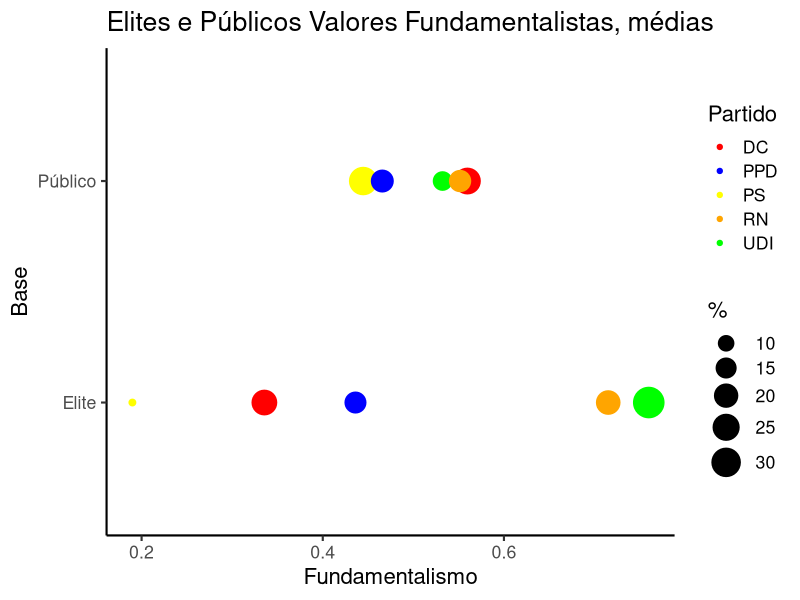
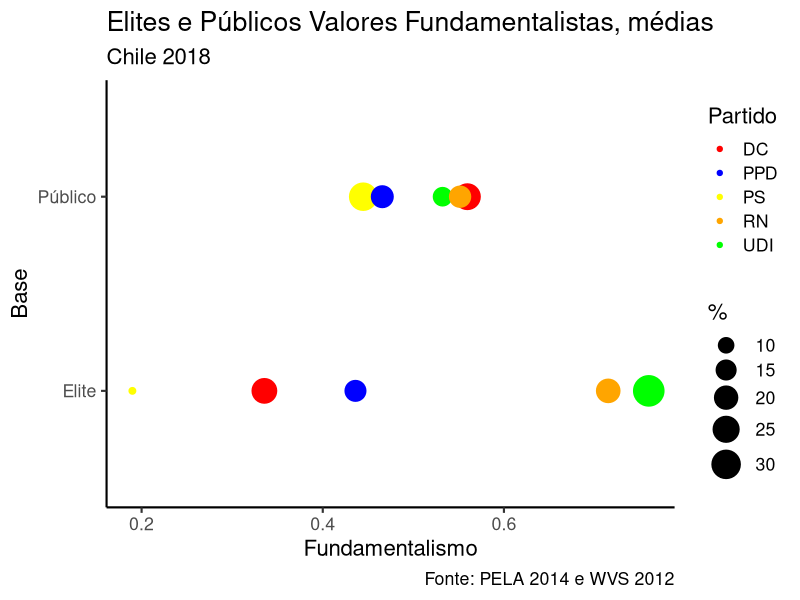

Write the R code that produced these figures, in order.
library(tidyverse)
library(gridExtra)
library(RColorBrewer)
elite <- read_csv("elite.csv")
elite$partido <- ifelse(elite$partido == "PDC", "DC", elite$partido)
table(elite$partido)

povo <- read_csv("povo.csv")
summary(elite) 
summary(povo) 
table(elite$partido)
table(povo$partido)

elite$partido <- factor(elite$partido,
                        levels = c("PS", "DC", "UDI", "PPD", "RN"))
povo$partido <- factor(povo$partido,
                       levels = c("PS", "DC", "UDI", "PPD", "RN" ))
table(elite$partido)
table(povo$partido)

povo_fundamentalismo <- tapply(povo$fundamentalismo, povo$partido,
                               FUN=function (x) mean(x, na.rm = TRUE))
elite_fundamentalismo <- tapply(elite$fundamentalismo, elite$partido,
                                FUN= function (x) mean(x, na.rm = TRUE))
povo_fundamentalismo
elite_fundamentalismo

povo_fundamentalismo <- as.numeric(povo_fundamentalismo)
elite_fundamentalismo <- as.numeric(elite_fundamentalismo)
Base <- c(rep("Elite", 5), rep("Público", 5))
Partido <- c("PS", "DC", "UDI", "PPD", "RN",
             "PS", "DC", "UDI", "PPD", "RN" )
Values <- c(elite_fundamentalismo, povo_fundamentalismo)
prop.table(table(elite$partido))*100
prop.table(table(povo$partido))*100
hh1 <- c(prop.table(table(elite$partido))*100,
         prop.table(table(povo$partido))*100)

graf1 <- data.frame(Base,Partido,Values,hh1)

f1 <- graf1 %>%
  dplyr::filter(Partido %in% c("PS","DC", "UDI", "PPD" , "RN", "OUTROS")) %>%
  ggplot(aes(x=Values, y=Base, size = hh1, color = Partido)) +
  geom_point(alpha=1) + 
  theme_classic(base_size = 16)+
  scale_size(range = c(2,10), name="%") +
  scale_y_discrete() +
  scale_x_continuous(name="Fundamentalismo", limits=c()) +
  scale_color_manual(values = c("red", "blue", "yellow", "orange", "green", "gray34")) +
  ggtitle("Elites e Públicos Valores Fundamentalistas, médias")

f1


f1 + labs(subtitle = "Chile 2018", 
          caption = "Fonte: PELA 2014 e WVS 2012")
